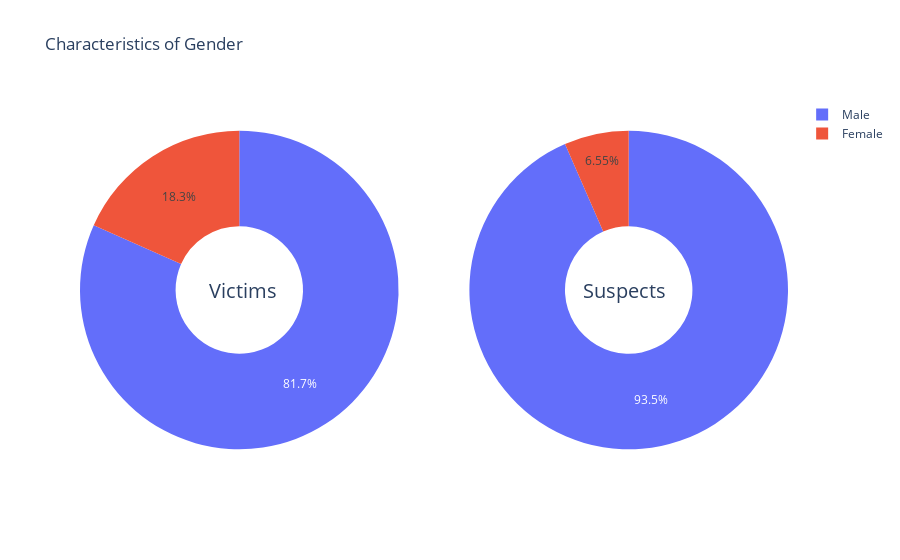

The code cell stored with this chart in its notebook:
### Code cell
labels = ["Male", "Female"]

fig = make_subplots(rows=1, cols=2, specs=[[{"type":"domain"}, {"type":"domain"}]])
fig.add_trace(go.Pie(labels=labels, values=[136394, 30630], name="Victims"),1, 1)
fig.add_trace(go.Pie(labels=labels, values=[167708, 11746], name="Suspects"),1, 2)

fig.update_traces(hole=.4, hoverinfo="label+percent+name")

fig.update_layout(
    title_text="Characteristics of Gender",
    # Add annotations in the center of the donut pies.
    annotations=[dict(text="Victims", x=0.18, y=0.5, font_size=20, showarrow=False),
                 dict(text="Suspects", x=0.83, y=0.5, font_size=20, showarrow=False)])
fig.show()

### Figure 1 — Plotly figure (JSON) as saved in the notebook; plotly's stock layout.template omitted (floating-point values rounded to 4 significant figures)
{"data": [{"domain": {"x": [0, 0.45], "y": [0, 1]}, "hole": 0.4, "hoverinfo": "label+percent+name", "labels": ["Male", "Female"], "name": "Victims", "type": "pie", "values": [136394, 30630]}, {"domain": {"x": [0.55, 1], "y": [0, 1]}, "hole": 0.4, "hoverinfo": "label+percent+name", "labels": ["Male", "Female"], "name": "Suspects", "type": "pie", "values": [167708, 11746]}], "layout": {"annotations": [{"font": {"size": 20}, "showarrow": false, "text": "Victims", "x": 0.18, "y": 0.5}, {"font": {"size": 20}, "showarrow": false, "text": "Suspects", "x": 0.83, "y": 0.5}], "title": {"text": "Characteristics of Gender"}}}
